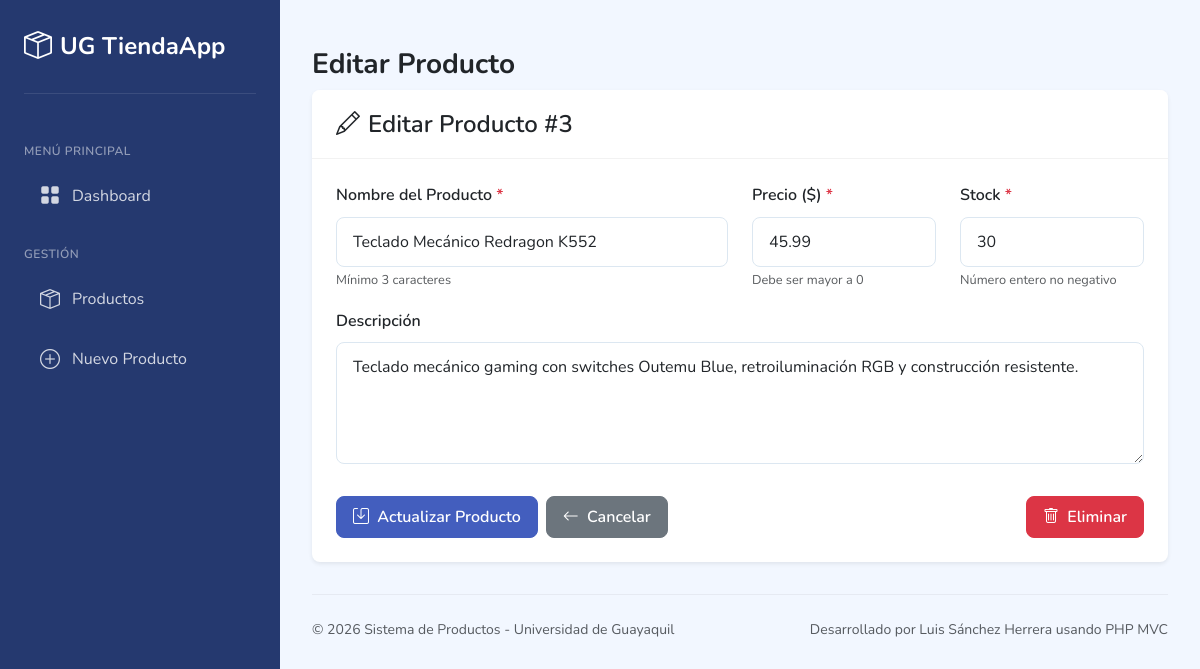
The app's page /index.php?controller=producto&action=edit&id=3 with its own data.
### tables this page shows
CREATE TABLE productos (
    id INT(11) NOT NULL AUTO_INCREMENT,
    nombre VARCHAR(255) NOT NULL,
    descripcion TEXT,
    precio DECIMAL(10, 2) NOT NULL,
    stock INT(11) NOT NULL DEFAULT 0,
    created_at TIMESTAMP DEFAULT CURRENT_TIMESTAMP,
    PRIMARY KEY (id)
);

### public/index.php (called while the page is built, shortened)
<?php
$accion = isset($_GET['action']) ? $_GET['action'] : 'index';
$accion = preg_replace('/[^a-zA-Z0-9]/', '', $accion);
$instanciaControlador = new $nombreControlador();
$instanciaControlador->$accion();

### config/database.php (called while the page is built, shortened)
<?php
class Database {
    private $host = "localhost";
    private $nombreBaseDatos = "ug_u4s14_tienda";
    private $usuario = "root";
    private $contrasena = "";
    public function obtenerConexion() {
        $this->conexion = null;
        try {
            $this->conexion = new PDO(
                "mysql:host=" . $this->host . ";dbname=" . $this->nombreBaseDatos . ";charset=utf8mb4",
                $this->usuario,
                $this->contrasena
            );
            $this->conexion->setAttribute(PDO::ATTR_ERRMODE, PDO::ERRMODE_EXCEPTION);
            $this->conexion->setAttribute(PDO::ATTR_DEFAULT_FETCH_MODE, PDO::FETCH_ASSOC);
        } catch (PDOException $excepcion) {
            echo "Error de conexión: " . $excepcion->getMessage();
        }
        return $this->conexion;
    }
}

### models/Producto.php (called while the page is built, shortened)
<?php
class Producto {
    private $conexion;
    private $tabla = "productos";
    public $id;
    public function __construct($baseDatos) {
        $this->conexion = $baseDatos;
    }
    public function obtenerPorId() {
        $consulta = "SELECT id, nombre, descripcion, precio, stock, created_at
                     FROM " . $this->tabla . "
                     WHERE id = :id
                     LIMIT 1";
        $sentencia = $this->conexion->prepare($consulta);
        $sentencia->bindParam(":id", $this->id, PDO::PARAM_INT);
        $sentencia->execute();
        $fila = $sentencia->fetch();
        if ($fila) {
            $this->nombre = $fila['nombre'];
            $this->descripcion = $fila['descripcion'];
            $this->precio = $fila['precio'];
            $this->stock = $fila['stock'];
            return true;
        }
        return false;
    }
}

### views/productos/edit.php (the view, shortened to what this page needs)
<?php
require_once __DIR__ . '/../layout/header.php';
?>
<div class="card">
    <div class="card-header">
        <h4 class="card-title">
            <i class="bi bi-pencil me-2"></i>Editar Producto #<?php echo htmlspecialchars($producto['id']); ?>
        </h4>
    </div>
    <div class="card-body">
        <form action="index.php?controller=producto&action=update" method="POST" class="form" id="formularioProducto">
            <div class="row">
                <div class="col-md-6 col-12">
                    <div class="form-group mb-3">
                        <label for="nombre" class="form-label">Nombre del Producto <span class="text-danger">*</span></label>
                        <input type="text"
                               id="nombre"
                               name="nombre"
                               class="form-control <?php echo isset($errores['nombre']) ? 'is-invalid' : ''; ?>"
                               placeholder="Ingrese el nombre del producto"
                               value="<?php echo htmlspecialchars($producto['nombre']); ?>"
                               required>
                        <small class="text-muted">Mínimo 3 caracteres</small>
                    </div>
                </div>
                <div class="col-md-3 col-12">
                    <div class="form-group mb-3">
                        <label for="precio" class="form-label">Precio ($) <span class="text-danger">*</span></label>
                        <input type="number"
                               id="precio"
                               name="precio"
                               class="form-control <?php echo isset($errores['precio']) ? 'is-invalid' : ''; ?>"
                               placeholder="0.00"
                               step="0.01"
                               min="0.01"
                               value="<?php echo htmlspecialchars($producto['precio']); ?>"
                               required>
                        <small class="text-muted">Debe ser mayor a 0</small>
                    </div>
                </div>
                <div class="col-md-3 col-12">
                    <div class="form-group mb-3">
                        <label for="stock" class="form-label">Stock <span class="text-danger">*</span></label>
                        <input type="number"
                               id="stock"
                               name="stock"
                               class="form-control <?php echo isset($errores['stock']) ? 'is-invalid' : ''; ?>"
                               placeholder="0"
                               min="0"
                               value="<?php echo htmlspecialchars($producto['stock']); ?>"
                               required>
                        <small class="text-muted">Número entero no negativo</small>
                    </div>
                </div>
                <div class="col-12">
                    <div class="form-group mb-3">
                        <label for="descripcion" class="form-label">Descripción</label>
                        <textarea id="descripcion"
                                  name="descripcion"
                                  class="form-control"
                                  rows="4"
                                  placeholder="Ingrese una descripción del producto (opcional)"><?php echo htmlspecialchars($producto['descripcion']); ?></textarea>
                    </div>
                </div>
            </div>
            <div class="row mt-3">
                <div class="col-12 d-flex gap-2">
                    <button type="submit" class="btn btn-primary">
                        <i class="bi bi-save me-1"></i> Actualizar Producto
                    </button>
                    <a href="index.php?controller=producto&action=index" class="btn btn-secondary">
                        <i class="bi bi-arrow-left me-1"></i> Cancelar
                    </a>
                    <a href="index.php?controller=producto&action=delete&id=<?php echo htmlspecialchars($producto['id']); ?>"
                       class="btn btn-danger ms-auto">
                        <i class="bi bi-trash me-1"></i> Eliminar
                    </a>
                </div>
            </div>
        </form>
    </div>
</div>
<?php require_once __DIR__ . '/../layout/footer.php'; ?>

### public/css/estilos.css (style rules this page uses)
:root { --color-primario: #435ebe; --color-primario-hover: #3950a2; --color-secundario: #6c757d; --color-exito: #198754; --color-peligro: #dc3545; --color-advertencia: #ffc107; --color-info: #0dcaf0; --color-claro: #f8f9fa; --color-oscuro: #212529; --color-sidebar: #25396f; --color-sidebar-hover: #1e2f5a; --color-fondo: #f2f7ff; --sombra-card: 0 0.125rem 0.25rem rgba(0, 0, 0, 0.075); --sombra-elevada: 0 0.5rem 1rem rgba(0, 0, 0, 0.15); --radio-borde: 0.5rem; --transicion: all 0.3s ease; }
* { margin: 0; padding: 0; box-sizing: border-box; }
body { font-family: 'Nunito', sans-serif; background-color: var(--color-fondo); color: var(--color-oscuro); line-height: 1.6; }
a { text-decoration: none; color: var(--color-primario); transition: var(--transicion); }
.card { background-color: #fff; border: none; border-radius: var(--radio-borde); box-shadow: var(--sombra-card); margin-bottom: 1.5rem; }
.card-header { background-color: #fff; border-bottom: 1px solid rgba(0, 0, 0, 0.05); padding: 1.25rem 1.5rem; border-radius: var(--radio-borde) var(--radio-borde) 0 0 !important; }
.card-title { color: var(--color-oscuro); font-weight: 600; margin-bottom: 0; }
.card-body { padding: 1.5rem; }
.btn { font-weight: 600; padding: 0.5rem 1rem; border-radius: var(--radio-borde); transition: var(--transicion); }
.btn-primary { background-color: var(--color-primario); border-color: var(--color-primario); }
.btn-secondary { background-color: var(--color-secundario); border-color: var(--color-secundario); }
.btn-danger { background-color: var(--color-peligro); border-color: var(--color-peligro); }
.form-label { font-weight: 600; color: var(--color-oscuro); margin-bottom: 0.5rem; }
.form-control { border: 1px solid #dce7f1; border-radius: var(--radio-borde); padding: 0.75rem 1rem; font-size: 1rem; transition: var(--transicion); }
textarea.form-control { min-height: 120px; }
.form-group small { font-size: 0.8rem; }
.gap-2 { gap: 0.5rem !important; }
.card { animation: aparecerArriba 0.3s ease-out; }
.btn { position: relative; overflow: hidden; }
.btn::after { content: ''; position: absolute; top: 50%; left: 50%; width: 0; height: 0; background-color: rgba(255, 255, 255, 0.2); border-radius: 50%; transform: translate(-50%, -50%); transition: width 0.3s, height 0.3s; }

### records on screen
productos: id "3", nombre "Teclado Mecánico Redragon K552", precio "45.99", stock "30", descripcion "Teclado mecánico gaming con switches Outemu Blue, retroiluminación RGB y construcción resistente."

### other values on screen
$tituloPagina "Editar Producto"
